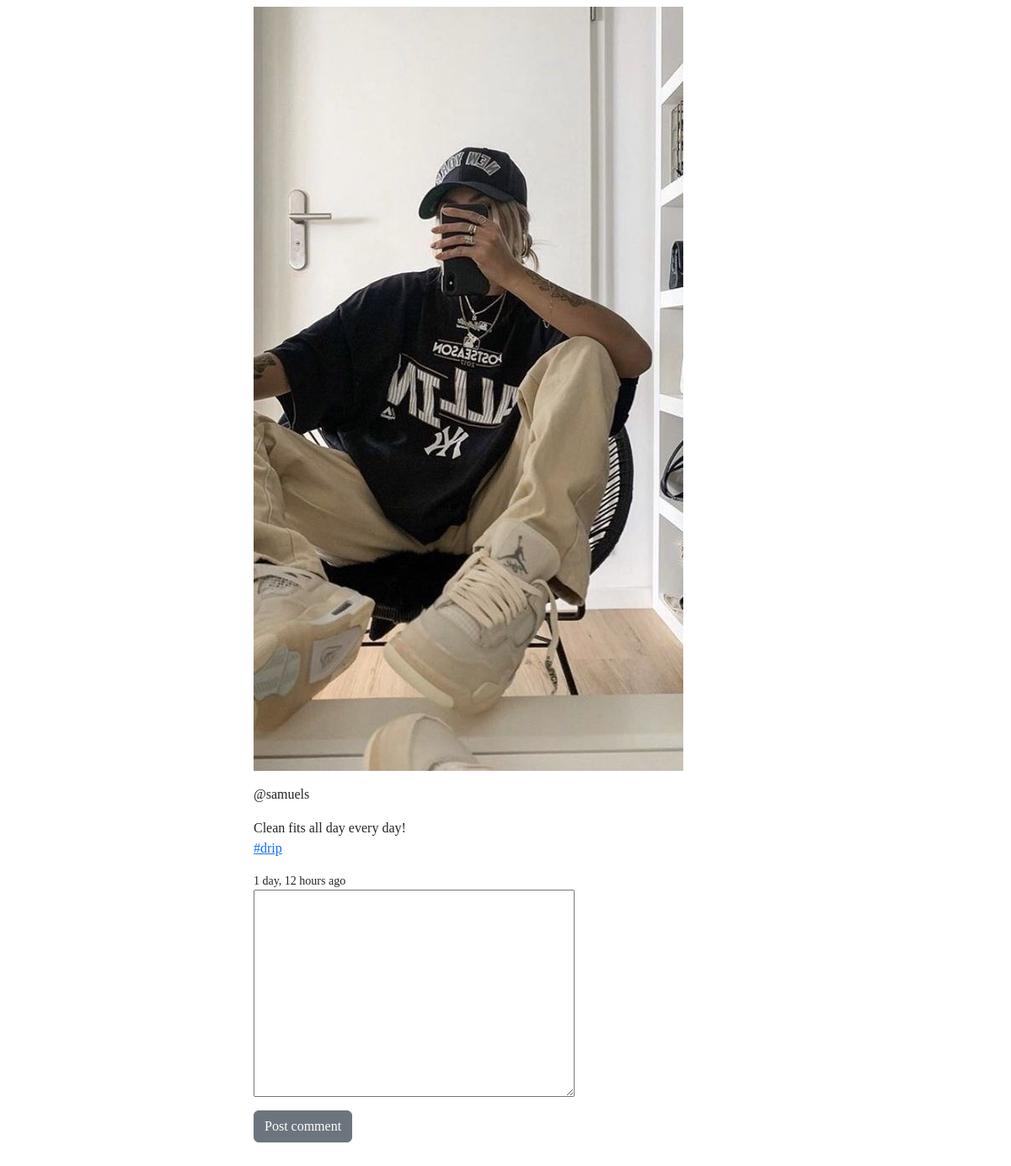
Before: /instagram/c1c69892-21e1-4ad3-a0a7-ab8d19598984 with the older database file.
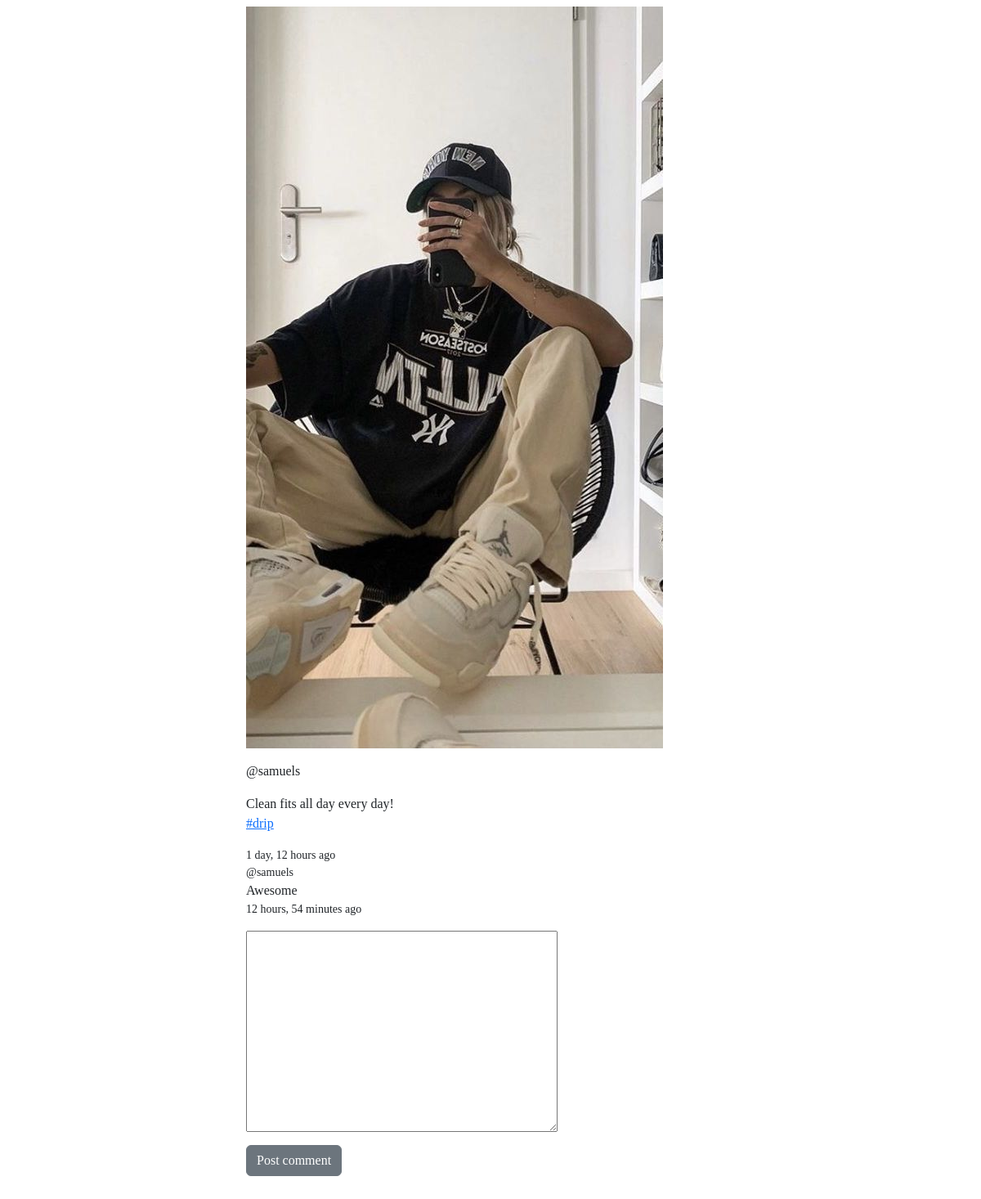
After: the same page with the newer database file.
### instagram/models.py (models this page shows, shortened)
class Tag(models.Model):
    title = models.CharField(max_length=65, verbose_name='Tag')
    slug = models.SlugField(null=False, unique=True)
    class Meta:
        verbose_name='Tag'
        verbose_name_plural='Tags'
    def __str__(self):
       return self.title

### comment/models.py (models this page shows, shortened)
class Comment(models.Model):
	post = models.ForeignKey(Post, on_delete=models.CASCADE, related_name='comments')
	user = models.ForeignKey(User, on_delete=models.CASCADE)
	body = models.TextField()
	date = models.DateTimeField(auto_now_add=True)

### instagram/views.py (the view)
# urls.py: path('<uuid:post_id>', views.PostDetails, name='postdetails'),
def PostDetails(request, post_id):
    post = get_object_or_404(Post, id=post_id)
    user = request.user
    comments = Comment.objects.filter(post=post).order_by('date')
    if request.method == 'POST':
        form = CommentForm(request.POST)
        if form.is_valid():
            comment = form.save(commit=False)
            comment.post = post
            comment.user = user
            comment.save()
            return HttpResponseRedirect(reverse('postdetails', args=[post_id]))
    else:
        form = CommentForm()
    context = {
        'post': post,
        'form': form,
        'comments': comments,
    }
    return render(request, 'instagram/post_detail.html', context)

### comment/forms.py
class CommentForm(forms.ModelForm):
	body = forms.CharField(widget=forms.Textarea(attrs={'class':'textarea'}), required=True)
	class Meta:
		model = Comment
		fields = ('body',)

### instagram/templates/instagram/post_detail.html (shortened to what this page needs)
{% extends 'instagram/base.html' %}
{% load static %}
{% block content %}
    <div class="columns is-mobile is-centered">
    <div class="column">
    <div class="card">
    <div class="card-image is-4by3">
        <figure>
            <img src="{{ post.image.url}}" alt="Placeholder image">
        </figure>
    </div>
    <div class="card-content">
        <div class="media">
        <div class="media-content">
                <p class="title is-4">@{{ post.user.username }}</p>
        </div>
        <div class="content">
           {{post.caption}}
           <p>{% for tag in post.tags.all %}<a href="{{ tag.get_absolute_url }}">#{{ tag }} </a></p>
            {% endfor %}
           <small><time>{{ post.created_date | timesince}} ago</time></small>
        </div>
    </div>
    <div class="card-content">
{% for comment in comments %}
<article class="media">
  <div class="media-content">
    <div class="content">
      <p>
         <small> @{{ comment.user.username }}</small>
        <br>
          {{ comment.body }}
        <small>{{ comment.date|timesince }} ago</small>
      </p>
    </div>
</article>
{% endfor %}
<div class="media-content">
    <form method="post" action="" role="form">
    <div class="field">
      <p class="control">
        {{ form.body }}
      </p>
    </div>
    <div class="field">
      <p class="control">
        <button type="submit" name="action" class="btn btn-secondary">Post comment</button>
      </p>
    </div>
    </form>
  </div>
{% endblock %}

Changed rows visible on the page:
added Comment: user.username "samuels", body "Awesome", date "12 hours, 54 minutes"
